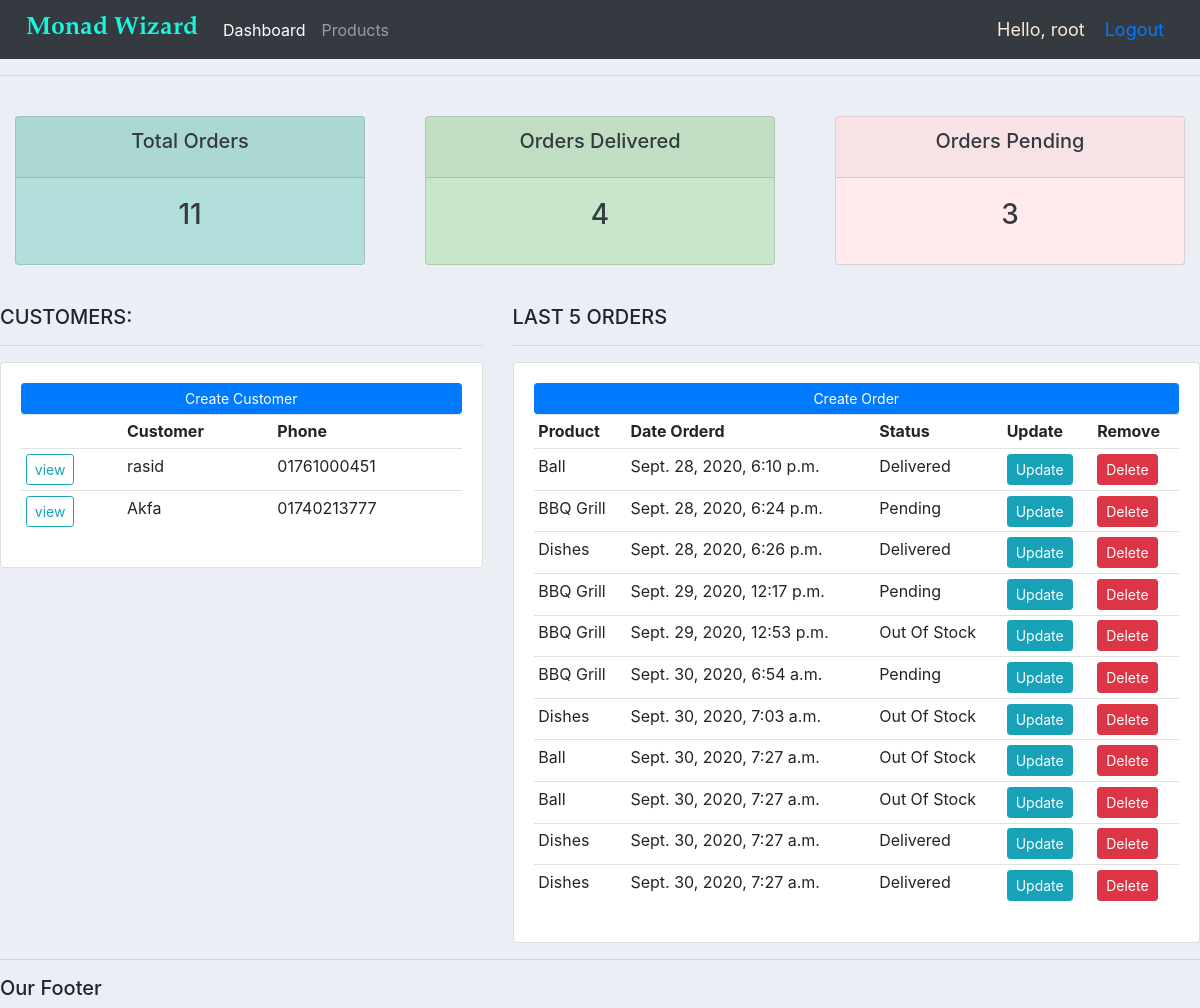
The app's page / (signed in), older data.
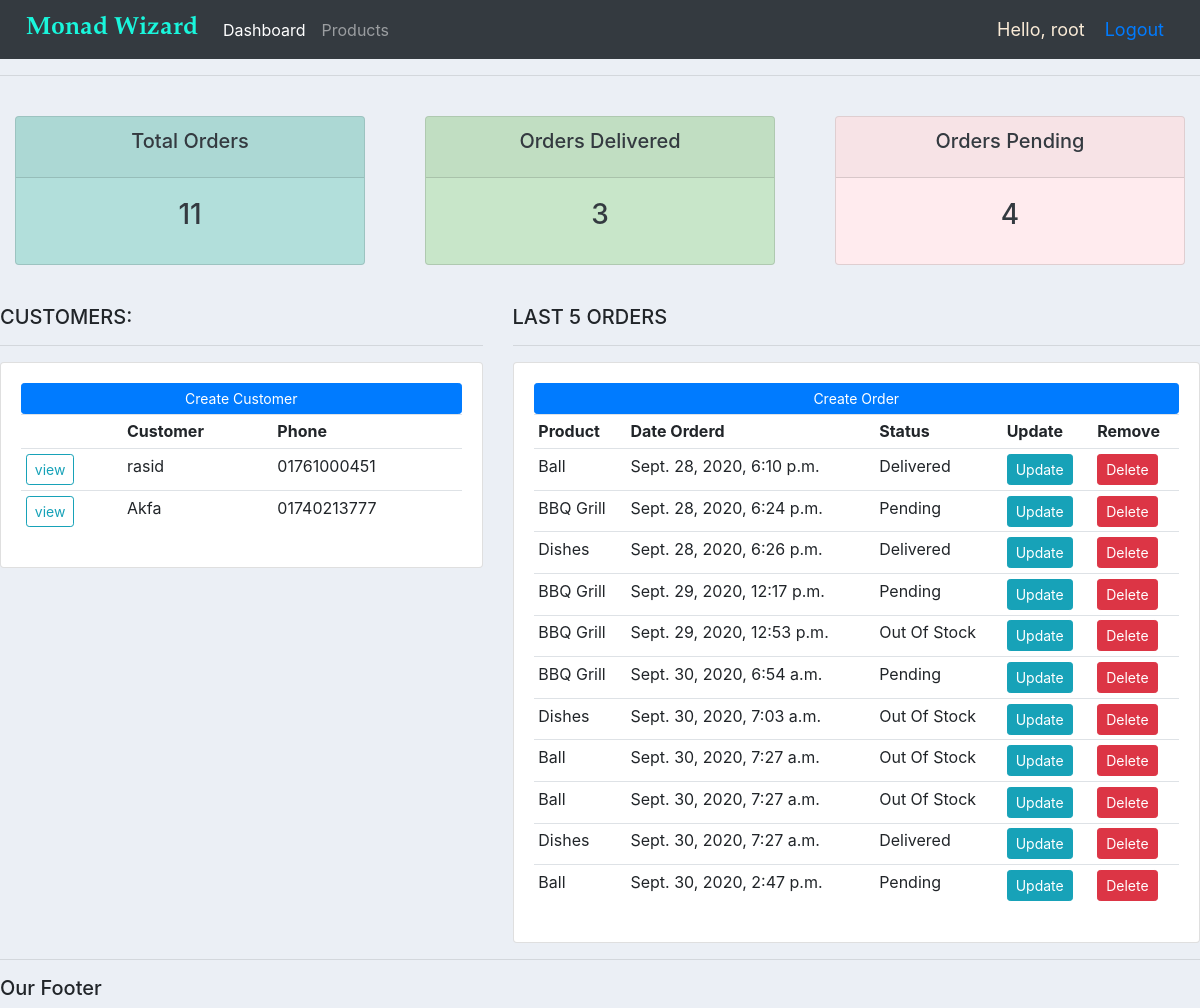
The same page, newer data.
### accounts/models.py (models this page shows, shortened)
class Customer(models.Model):
    name = models.CharField(max_length=200, null=True)
    phone = models.CharField(max_length=50, null=True)
    email = models.EmailField(max_length=100, null=True)
    date_created = models.DateTimeField(auto_now_add=True, null=True)

class Order(models.Model):
    STATUS = (
        ('Pending', 'Pending'),
        ('Out Of Stock', 'Out of Stock'),
        ('Delivered', 'Delivered'),
    )
    customer = models.ForeignKey(Customer, null=True, on_delete=models.SET_NULL)
    product = models.ForeignKey(Product, null=True, on_delete=models.SET_NULL)
    date_created = models.DateTimeField(auto_now_add=True, null=True)
    status = models.CharField(max_length=200, null=True,choices=STATUS)

class Product(models.Model):
    CATEGORY = (
        ('Indoor', 'Indoor'),
        ('Out Door', 'Out Door'),
    )
    name = models.CharField(max_length=200, null=True)
    price = models.FloatField(null=True)
    category = models.CharField(max_length=200, null=True,choices=CATEGORY)
    description = models.CharField(max_length=200, null=True, blank=True)
    date_created = models.DateTimeField(auto_now_add=True, null=True)
    tags = models.ManyToManyField(Tag)

### accounts/views.py (the view)
# urls.py: path('', views.home, name="home"),
@login_required(login_url='login')
def home(request):
    orders = Order.objects.all()
    customers = Customer.objects.all()
    total_order = orders.count()
    delivered = Order.objects.filter(status='Delivered').count()
    pending = Order.objects.filter(status='Pending').count()
    contex = {'orders' : orders, 'customers' : customers,
        'total_order' : total_order, 'delivered' : delivered, 'pending' : pending }
    return render(request, 'accounts/dashboard.html', contex)

### accounts/templates/accounts/dashboard.html
{% extends 'accounts/main.html' %}
{% block content %}
{% include 'accounts/status.html' %}
<br>
<div class="row">
	<div class="col-md-5">
		<h5>CUSTOMERS:</h5>
		<hr>
		<div class="card card-body">
			<a class="btn btn-primary  btn-sm btn-block" href="">Create Customer</a>
			<table class="table table-sm">
				<tr>
					<th>  </th>
					<th>Customer</th>
					<th>Phone</th>
				</tr>
				{% for customer in customers %}
					<tr>
						<th> <a class="btn btn-outline-info  btn-sm " href="{% url 'customer' customer.id %}"> view </a></th>
						<td> {{ customer.name }} </td>
						<td> {{ customer.phone }} </td>
					</tr>
				{% endfor %}
			</table>
		</div>
	</div>
	<div class="col-md-7">
		<h5>LAST 5 ORDERS</h5>
		<hr>
		<div class="card card-body">
			<a class="btn btn-primary  btn-sm btn-block" href="{% url 'create_order' %}">Create Order</a>
			<table class="table table-sm">
				<tr>
					<th>Product</th>
					<th>Date Orderd</th>
					<th>Status</th>
					<th>Update</th>
					<th>Remove</th>
				</tr>
				{% for order in orders %}
					<tr>
						<td> {{ order.product.name }} </td>
						<td> {{ order.date_created }} </td>
						<td> {{ order.status }} </td>
						<td><a class="btn btn-sm btn-info" href="{% url 'update_order' order.id %}"> Update </a></td>
						<td><a class="btn btn-sm btn-danger" href="{% url 'delete_order' order.id %}"> Delete </a></td>
					</tr>
				{% endfor %}
			</table>
		</div>
	</div>
</div>
{% endblock %}

Row changes from the older to the newer data that the page shows:
removed Order: product.name "Dishes", date_created "Sept. 30, 2020, 7:27 a.m.", status "Delivered"
added Order: product.name "Ball", date_created "Sept. 30, 2020, 2:47 p.m.", status "Pending"
Text that changed along with them:
{{ delivered }}: "4" → "3"
{{ pending }}: "3" → "4"
